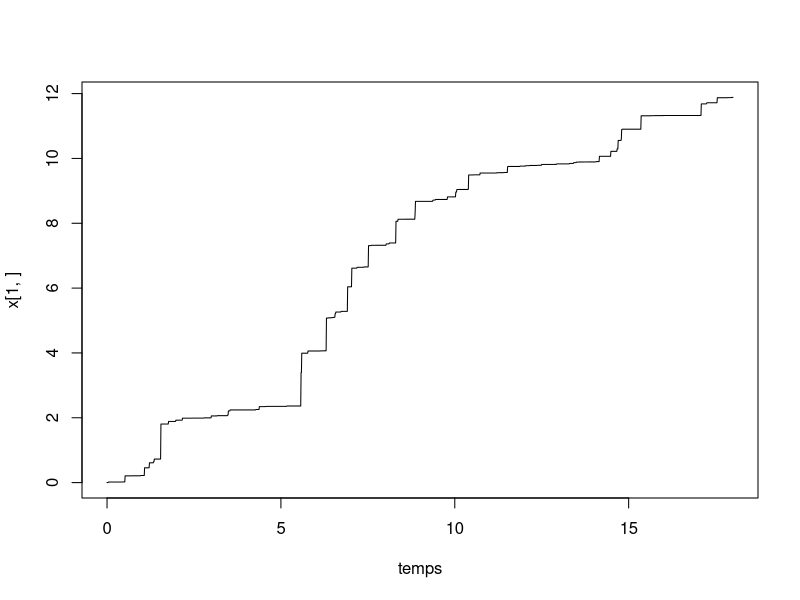
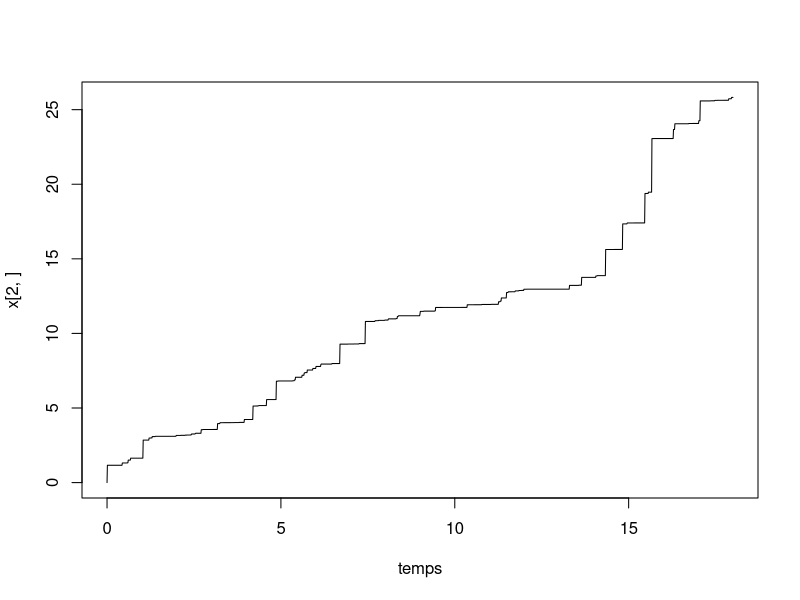

Source code (R) for these figures, in order: (Note: this script raises an error after producing the figures.)
rm(list=ls())
library(ggplot2)
library(tidyverse)

##################
##################
### PARAMETRES ###
##################
##################

set.seed(123)

tau <- 0.5 # intervalle inter-inspection
rho <- 0.5 # parametre ARDinf
L <- 3 # seuil pour MP
M <- 4 # seuil pout MC
tps.final <- 18 # fenêtre d'observation du processus

# Simulation d'un processus gamma jusqu'au temps final
pas <- 0.01 # pas de temps pour simuler le processus

alpha <- 1 # paramètre de forme de Gamma a = alpha (t)^beta
beta <- 1 # paramètre de forme  de Gamma
b <- 1   # paramètre d'échelle du Gamma
temps <- seq(from = 0,to = tps.final,by = pas)

id.newcycle <- FALSE # Initialisation du nb de cycle de renouvellement


n <- length(temps)

nb.inspections<- floor(tps.final/tau) # nombre d'inspections max pendant la fenêtre d'observation.
obs <- numeric(nb.inspections) # données observées (pendant les inspections)

##############################
##############################
### SIMULATION DES DONNEES ###
##############################
##############################

j <- 1 # indicateur prochaine inspection
j.newcycle <- 0 # identifier le j où nouveau cycle
nb.cycles <- 1 # compteur de cycles

x <- matrix(nrow=nb.inspections,ncol = n) # processus Gamma simulé, nb.lignes = nb.cycles
x[nb.cycles,1] <- 0     # initialisation du processus Gamma = 0 à t=0
for(i in 2:n){
  x[nb.cycles,i] <- x[nb.cycles,i-1] + rgamma(1,scale = b, shape = alpha*(temps[i]^beta)-temps[i-1]^beta)
}
y <- numeric(n) # processus Gamma maintenu
y[1] <- 0

while (j<=nb.inspections) {
  # boucle sur un cycle de renouvellement
  if (id.newcycle){
    # on resimule un x depuis 0
    x[nb.cycles,1]  <- 0     # initialisation du processus Gamma = 0 à t=0
    for(i in 2:n){
      x[nb.cycles,i]  <- x[nb.cycles,i-1] + rgamma(1,scale = b, shape = alpha*(temps[i]^beta)-temps[i-1]^beta)
    }
    id.newcycle <- FALSE
  }
  
  y[((j-1)*tau/pas+2):(j*(tau/pas)+1)] <- y[(j-1)*tau/pas+1]+ x[nb.cycles,((j-j.newcycle-1)*tau/pas+2):((j-j.newcycle)*(tau/pas)+1)]- x[nb.cycles,(j-j.newcycle-1)*tau/pas+1]
  
  obs[j] <- y[j*tau/pas+1] # état dégradation à l'inspection (t_j^-)
  
  if (obs[j] < L) {
    print("no action")
  } else {
    if (obs[j]<M) {
      # on écrase (ARD infini)
      y[j*tau/pas+1] <- (1-rho)*y[j*tau/pas+1] 
    } else {
      y[j*tau/pas+1]<-0
      id.newcycle <- TRUE
      j.newcycle <- j
      nb.cycles <- nb.cycles+1
    }
  }
  j <- j+1
}

##################
##################
### GRAPHIQUES ###  
##################
##################

DeltaImperf <- ((L <= obs) & (obs < M))
DeltaPerf <- (obs >= M)

plot(temps,x[1,],type="l")
plot(temps,x[2,],type="l")

df <- data.frame(temps,x,y)
mygraph <- ggplot(df,aes(x = temps)) +  
  geom_line(aes(y = y), color = "darkred") +
  geom_line(aes(y = x), color="steelblue", linetype="twodash") +
  geom_abline(slope = 0,intercept = L,color="blue") +
  geom_abline(slope = 0,intercept = M,color="red")

plot(temps,x[1,],col="red",type="l",ylim = c(0,max(x[1,])),xlim = c(0,8))
par(new=T)
plot(temps,x[2,],col="green",type="l",ylim = c(0,max(x[1,])),xlim = c(0,8))
par(new=T)
plot(temps,y,type="l",ylim=c(0,max(x[1,])),xlim = c(0,8))
par(new=T)
clr <- rep(x = "black", length = nb.inspections)
clr[DeltaImperf] <- "blue"
clr[DeltaPerf] <- "red"
plot(tau*(1:nb.inspections), numeric(length = nb.inspections), ylim=c(0,max(x[1,])),
     type="p", xlim = c(0,8), col = clr)
abline(h=L,col="blue")
abline(h=M,col="red")



##################
##################
### ESTIMATION ###
##################
##################

obs <- c(0,obs)
Obs <- list()

idx <- which(DeltaPerf)
idx.start <- c(0,idx)
idx.end <- c(idx,nb.inspections)

for (i in 1:nb.cycles) {
  nb <- idx.end[i] - idx.start[i] +1
  aux_tps <- tau*(0:(idx.end[i] - idx.start[i]))
  aux_obs <- obs[1 + idx.start[i]:idx.end[i]]
  aux_obs[1] <- 0
  action <- vector(mode = "logical", length = nb)
  action[aux_obs >= L] <- TRUE 
  action[nb] <- FALSE
  Obs[[i]] <- data.frame(aux_tps, aux_obs, action)
  colnames(Obs[[i]]) <- c("tps", "obs", "action")
}

AccrObs <- data.frame()
for (i in 1:nb.cycles) {
  nb <- nrow(Obs[[i]])
  tps1 <- Obs[[i]]$tps[1:(nb-1)]
  tps2 <- Obs[[i]]$tps[2:nb]
  accr <- vector(mode = "numeric", length = nb-1)
  for (j in 2:nb) {
    if (!Obs[[i]]$action[j]) {
      accr[j-1] <- Obs[[i]]$obs[j] - Obs[[i]]$obs[j-1]
    } else {
      accr[j-1] <- Obs[[i]]$obs[j] - (1-rho)*Obs[[i]]$obs[j-1]
    }
  }
  aux <- data.frame(tps1, tps2, accr)
  AccrObs <- rbind(AccrObs, aux)
}

Log.Lik <- function(parms) {
  # Parameters
  alpha <- parms[1]
  beta <- parms[2]
  b <- parms[3]
  rho <- pnorm(parms[4])
  # Pseudo-observations
  AccrObs <- data.frame()
  for (i in 1:nb.cycles) {
    nb <- nrow(Obs[[i]])
    tps1 <- Obs[[i]]$tps[1:(nb-1)]
    tps2 <- Obs[[i]]$tps[2:nb]
    accr <- vector(mode = "numeric", length = nb-1)
    for (j in 2:nb) {
      if (!Obs[[i]]$action[j]) {
        accr[j-1] <- Obs[[i]]$obs[j] - Obs[[i]]$obs[j-1]
      } else {
        accr[j-1] <- Obs[[i]]$obs[j] - (1-rho)*Obs[[i]]$obs[j-1]
      }
    }
    aux <- data.frame(tps1, tps2, accr)
    AccrObs <- rbind(AccrObs, aux)
  }
  # Computation of the likelihood
  nb.acc <- nrow(AccrObs)
  res <- 0
  for (i in 1:nb.acc) {
    res = res + dgamma(x = AccrObs$accr[i], shape = alpha*AccrObs$tps2[i]^beta - alpha*AccrObs$tps1[i]^beta, scale = b, log = TRUE)
  }
  return(-res)
}

parms <- c(alpha, beta, b, 0)
optim(par = parms, fn = Log.Lik, method = "SANN")
optim(par = parms, fn = Log.Lik, method = "CG")
